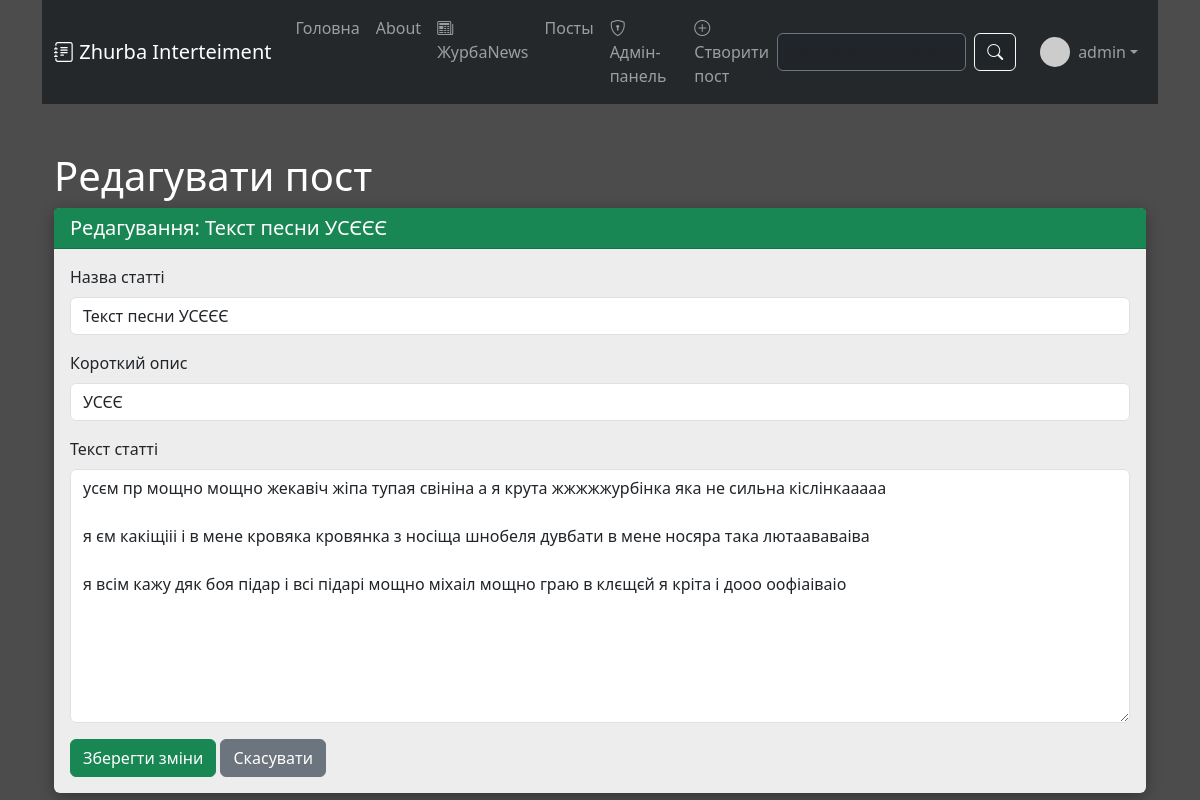
Page /posts/2/update (signed in) on the committed database.
### app.py (models this page shows, shortened)
class User(db.Model, UserMixin):
    id = db.Column(db.Integer, primary_key=True)
    username = db.Column(db.String(80), unique=True, nullable=False)
    email = db.Column(db.String(120), unique=True, nullable=False)
    password_hash = db.Column(db.String(200), nullable=False)
    date_registered = db.Column(db.DateTime, default=datetime.utcnow)
    avatar_path = db.Column(db.String(200), nullable=True)
    is_admin = db.Column(db.Boolean, default=False)
    articles = db.relationship('Article', backref='author', lazy=True, cascade='all, delete-orphan')
    comments = db.relationship('Comment', backref='author', lazy=True, cascade='all, delete-orphan')
    def avatar(self, size=100):
        try:
            if self.email:
                email_hash = hashlib.md5(self.email.lower().encode('utf-8')).hexdigest()
                return f"https://www.gravatar.com/avatar/{email_hash}?s={size}&d=identicon"
            return url_for('static', filename='avatars/default.png')
        except Exception as e:
            print(f"Помилка avatar(): {e}")
            return url_for('static', filename='avatars/default.png')

class Article(db.Model):
    id = db.Column(db.Integer, primary_key=True)
    title = db.Column(db.String(100), nullable=False)
    intro = db.Column(db.String(300), nullable=False)
    text = db.Column(db.Text, nullable=False)
    date = db.Column(db.DateTime, default=datetime.utcnow)
    user_id = db.Column(db.Integer, db.ForeignKey('user.id'), nullable=False)
    comments = db.relationship('Comment', backref='article', lazy=True, cascade='all, delete-orphan')

### app.py (the view, shortened to what this page needs)
@app.route('/posts/<int:id>/update', methods=['POST', 'GET'])
@login_required
def post_update(id):
    article = Article.query.get_or_404(id)
    if article.user_id != current_user.id and not current_user.is_admin:
        flash('Ви не можете редагувати чужу статтю!', 'danger')
        return redirect(url_for('posts'))
    return render_template("post_update.html", article=article)

### app.py (called while the page is built)
@login_manager.user_loader
def load_user(user_id):
    return User.query.get(int(user_id))

### templates/post_update.html (shortened to what this page needs)
{% extends 'base.html' %}
{% block body %}
<div class="container mt-5">
    <h1>Редагувати пост</h1>
    <div class="card">
        <div class="card-header bg-success text-white">
            <h5 class="mb-0">Редагування: {{ article.title }}</h5>
        </div>
        <div class="card-body">
            <form method="POST">
                <div class="mb-3">
                    <label for="title" class="form-label">Назва статті</label>
                    <input type="text" class="form-control" id="title" name="title" value="{{ article.title }}" required>
                </div>
                <div class="mb-3">
                    <label for="intro" class="form-label">Короткий опис</label>
                    <input type="text" class="form-control" id="intro" name="intro" value="{{ article.intro }}" required>
                </div>
                <div class="mb-3">
                    <label for="text" class="form-label">Текст статті</label>
                    <textarea class="form-control" id="text" name="text" rows="10" required>{{ article.text }}</textarea>
                </div>
                <button type="submit" class="btn btn-success">Зберегти зміни</button>
                <a href="{{ url_for('post_detail', id=article.id) }}" class="btn btn-secondary">Скасувати</a>
            </form>
        </div>
    </div>
</div>
{% endblock %}

### templates/base.html (shortened to what this page needs)
<!DOCTYPE html>
<html lang="uk">
<head>
    <link rel="stylesheet" href="https://cdn.jsdelivr.net/npm/bootstrap@5.3.3/dist/css/bootstrap.min.css">
    <link rel="stylesheet" href="https://cdn.jsdelivr.net/npm/bootstrap-icons@1.11.3/font/bootstrap-icons.min.css">
    <link rel="stylesheet" href="{{ url_for('static', filename='css/main.css') }}">
</head>
<body>
    <div class="video-background">
    </div>
    <div class="content">
        <div class="container">
            <nav class="navbar navbar-expand-lg navbar-dark bg-transparent mb-4">
                <div class="container-fluid">
                    <a class="navbar-brand" href="/">
                        <i class="bi bi-journal-text"></i> Zhurba Interteiment
                    </a>
                    <div class="collapse navbar-collapse" id="navbarNav">
                        <ul class="navbar-nav me-auto">
                            <li class="nav-item">
                                <a class="nav-link" href="/">Головна</a>
                            </li>
                            <li class="nav-item">
                                <a class="nav-link" href="/about">About</a>
                            </li>
                            <li class="nav-item">
                                <a class="nav-link" href="/news">
                                    <i class="bi bi-newspaper"></i> ЖурбаNews
                                </a>
                            </li>
                            <li class="nav-item">
                                <a class="nav-link" href="/posts">Посты</a>
                            </li>
                            {% if current_user.is_authenticated and current_user.is_admin %}
                            <li class="nav-item">
                                <a class="nav-link" href="{{ url_for('admin_panel') }}">
                                    <i class="bi bi-shield-lock"></i> Адмін-панель
                                </a>
                            </li>
                            {% endif %}
                            {% if current_user.is_authenticated %}
                            <li class="nav-item">
                                <a class="nav-link" href="/create-article">
                                    <i class="bi bi-plus-circle"></i> Створити пост
                                </a>
                            </li>
                            {% endif %}
                        </ul>
                        <form class="d-flex me-3" action="{{ url_for('search_users') }}" method="GET">
                            <input class="form-control me-2 bg-dark text-white border-secondary" type="search" name="q" placeholder="Пошук користувачів..." aria-label="Search" required>
                            <button class="btn btn-outline-light" type="submit">
                                <i class="bi bi-search"></i>
                            </button>
                        </form>
                        <ul class="navbar-nav">
                            {% if current_user.is_authenticated %}
                                <li class="nav-item dropdown">
                                    <a class="nav-link dropdown-toggle d-flex align-items-center" href="#" id="userDropdown" role="button" data-bs-toggle="dropdown">
                                        <img src="{{ current_user.avatar(30) }}" class="avatar-small me-2" alt="Avatar">
                                        {{ current_user.username }}
                                    </a>
                                </li>
                            {% endif %}
                        </ul>
                    </div>
                </div>
            </nav>
            {% block body %}{% endblock %}
        </div>
    </div>
</body>
</html>

### static/css/main.css (style rules this page uses)
.avatar-small { width: 30px; height: 30px; border-radius: 50%; object-fit: cover; }
.card { transition: transform 0.3s, box-shadow 0.3s; }
.btn { transition: all 0.3s ease; }
.nav-link { transition: color 0.3s ease, background-color 0.3s ease; }
.avatar-small, .avatar-medium, .avatar-large { transition: transform 0.3s ease; }

### templates/base.html (style rules this page uses)
.video-background { position: fixed; top: 0; left: 0; width: 100%; height: 100%; z-index: -2; overflow: hidden; pointer-events: none; }
.content { position: relative; z-index: 1; min-height: 100vh; color: white; }
.navbar { background-color: rgba(33, 37, 41, 0.9) !important; backdrop-filter: blur(5px); }
.card { background-color: rgba(255, 255, 255, 0.9); backdrop-filter: blur(5px); border: none; box-shadow: 0 4px 15px rgba(0, 0, 0, 0.3); }
.form-control, .btn { backdrop-filter: blur(5px); }

### rows in the picture
User: username "admin"
Article: title "Текст песни УСЄЄЄ", intro "УСЄЄ", text "усєм пр мощно мощно жекавіч жіпа тупая свініна а я крута жжжжжурбінка яка не сильна кіслінкааааа я єм какіщііі і в мене кровяка кровянка з носіща шнобеля дувбати в мене носяра така лютаававаіва я всім кажу дяк боя підар і всі підарі мощно міхаіл мощно граю в клєщєй я кріта і дооо оофіаіваіо"
